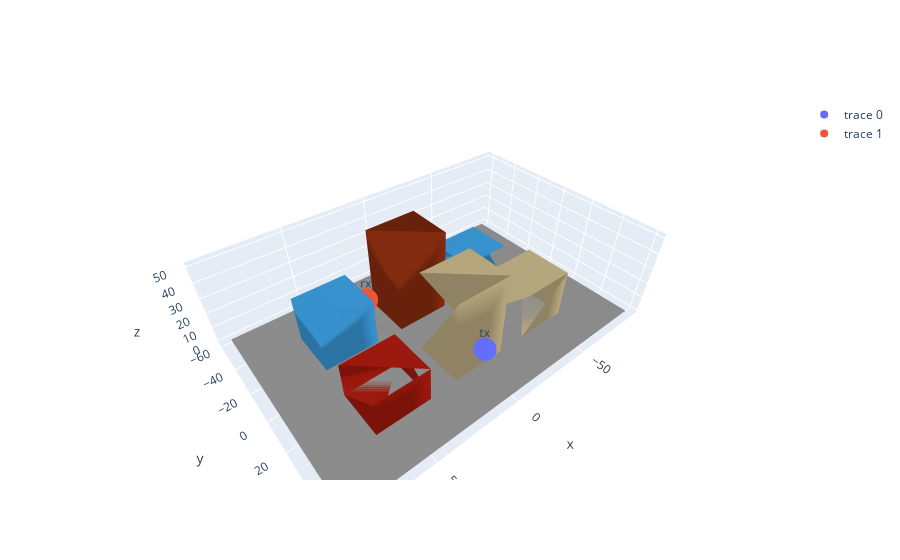

Notebook code for this chart:
### Code cell
key_sample_untrained = jax.random.key(1234)

with reuse() as fig:
    scene = next(samples)
    scene.plot()

    path_candidates = untrained_model.sample_path_candidates(
        scene, order=1, num_path_candidates=1, key=key_sample_untrained
    )
    paths = scene.compute_paths(path_candidates=path_candidates)
    paths.plot()

fig
